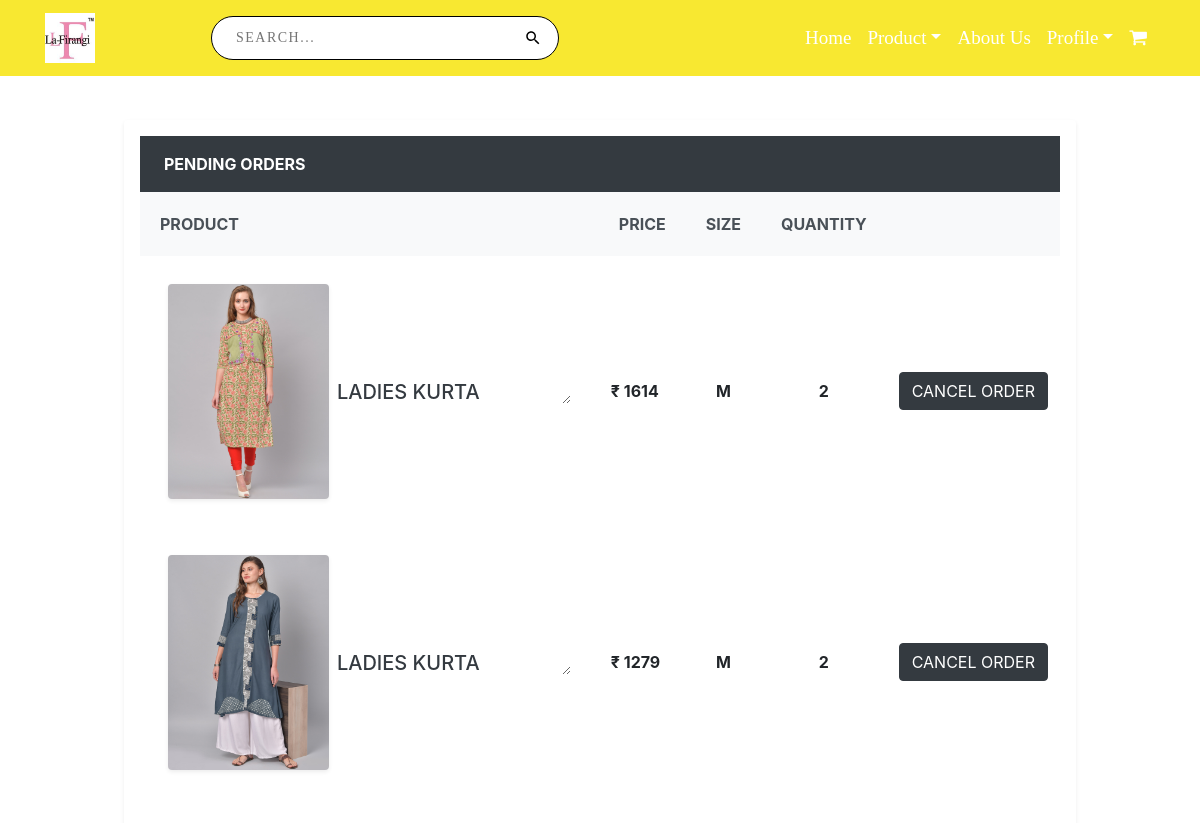
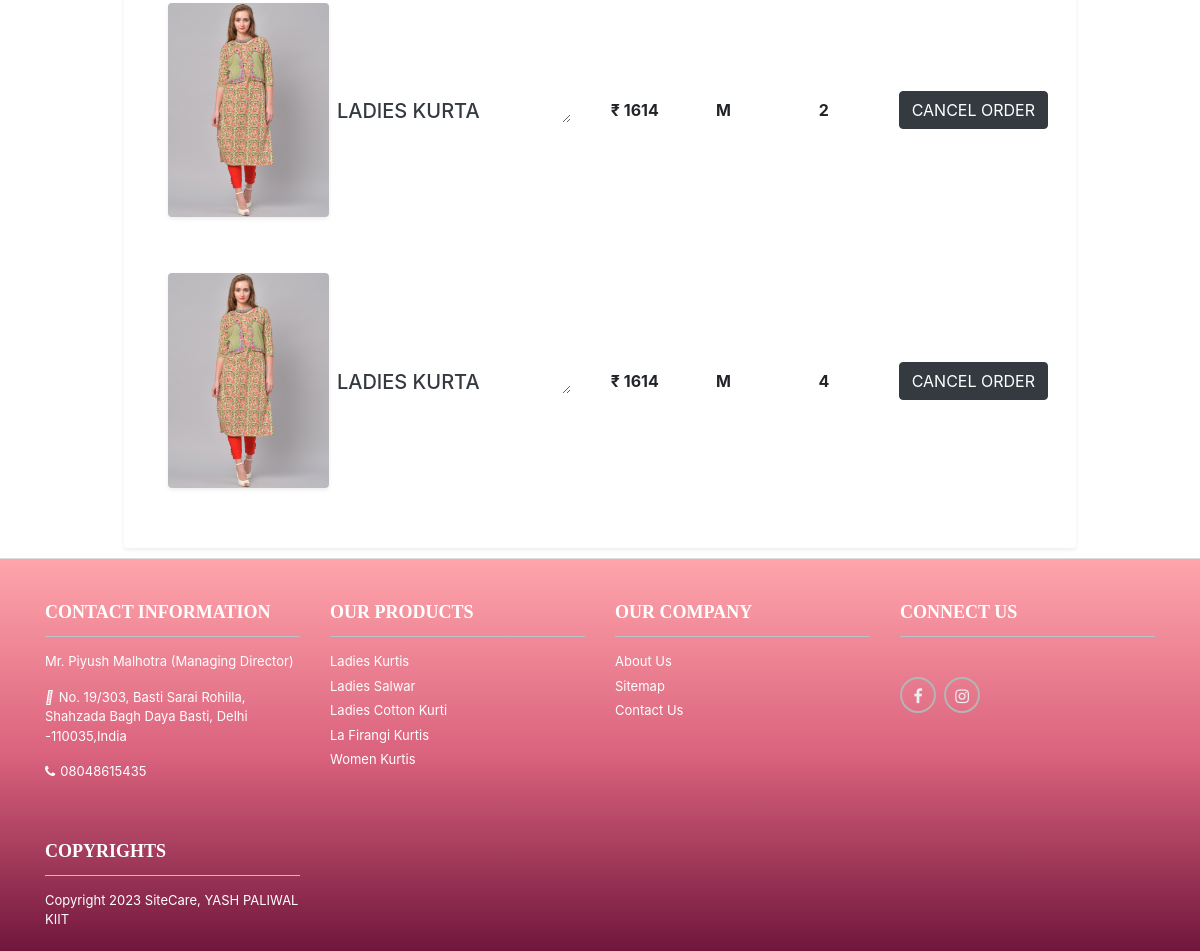
Page /pastorder/ (signed in) on the committed database (2 pictures, top to bottom).
### vendor/models.py (models this page shows, shortened)
class Order(models.Model):
    orderid =  models.AutoField
    ordernumber = models.IntegerField()
    order_user=models.ForeignKey(User,on_delete=models.CASCADE,default=None)
    order_product=models.ForeignKey(Product,on_delete=models.CASCADE,default=None)
    count=models.IntegerField(default=1)
    order_address=models.ForeignKey(Checkout,on_delete=models.CASCADE,default=None)

class Product(models.Model):
    id = models.CharField(max_length=30,primary_key=True)
    pid = models.CharField(max_length=30)
    brand = models.CharField(max_length=30,default=None)
    cat = models.ForeignKey(Category,on_delete=models.CASCADE,default=None)
    name = models.CharField(max_length=100)
    description = models.TextField()
    basicPrice = models.IntegerField()
    discount = models.IntegerField()
    price = models.IntegerField()
    size = models.ForeignKey(Size,on_delete=models.CASCADE,default=None)
    img1 = models.ImageField(upload_to='images')
    img2 = models.ImageField(upload_to='images',default=None)
    date = models.DateTimeField(auto_now_add=True)
    update = models.DateTimeField(auto_now=True)

class Size(models.Model):
    sid = models.AutoField
    sname = models.CharField(max_length=5)
    def __str__(self):
        return self.sname

### vendor/views.py (the view, shortened to what this page needs)
# urls.py: path('pastorder/',views.PastOrders),
@login_required(login_url='/register/')
def PastOrders(request):
    cat = Category.objects.all()
    siz = Size.objects.all()
    data=Order.objects.filter(order_user=request.user)
    cdata=CancelOrder.objects.filter(order_user=request.user)
    datacount = cdata.count()
    return render(request,"placedorder.html",{"Data":data,"CData":cdata,"datacount":datacount})

### templates/placedorder.html (shortened to what this page needs)
{% extends 'index.html' %}
{% load static %}
{% block body %}
        <div class="container-fluid">
        <div class="row">
            <div class="container-fluid">
                <div class="row">
                    <div class="  col-sm-12 col-lg-10 offset-1 bg-white bg-light px-4 text-uppercase">
                        <div class="p-3 bg-white rounded shadow-sm">
                            <div class="bg-dark text-white px-4 py-3 text-uppercase font-weight-bold">Pending Orders
                            </div>
                            <div class="table-responsive">
                                <table class="table">
                                    <thead class="thead-light">
                                    <tr>
                                        <th scope="col" class="border-0 bg-light">
                                            <div class="p-2 px-1 text-uppercase">Product</div>
                                        </th>
                                        <th scope="col" class="border-0 bg-light">
                                            <div class="p-2 px-1 text-uppercase">Price</div>
                                        </th>
                                        <th scope="col" class="border-0 bg-light">
                                            <div class="p-2 px-1 text-uppercase">Size</div>
                                        </th>
                                        <th scope="col" class="border-0 bg-light">
                                            <div class="p-2 px-1 text-uppercase">Quantity</div>
                                        </th>
                                        <th scope="col" class="border-0 bg-light">
                                            <div class="p-2 px-1 text-uppercase">&nbsp;</div>
                                        </th>
                                    </tr>
                                    </thead>
                                    <tbody class="checkout-address" style="font-weight: 500">
                                    {% for i in Data %}
                                        <tr>
                                            <th scope="row" class="border-0">
                                                <div class="p-3">
                                                    <img src="{{ i.order_product.img1.url }}"
                                                         alt="{{ i.id }}" width="70" class="img-fluid rounded shadow-sm">
                                                    <div class="ml-1 d-inline-block align-middle"
                                                         style="width: 58%; white-space: nowrap;overflow : hidden;text-overflow: ellipsis;resize: horizontal">
                                                        <h5 class="mb-0"><a href="#"
                                                                            class="text-dark d-inline-block align-middle"
                                                        >
                                                            {{ i.order_product.name }}</a></h5>
                                                    </div>
                                                </div>
                                            </th>
                                            <td class="border-0 align-middle">
                                                <strong>
                                                    &#8377; {{ i.order_product.price }}
                                                </strong>
                                            </td>
                                            <td class="border-0 align-middle" style="text-align: center">
                                                <strong>
                                                    {{ i.order_product.size }}
                                                </strong>
                                            </td>
                                            <td class="border-0 align-middle" style="text-align: center">
                                                <strong>
                                                    {{ i.count }}
                                                </strong>
                                            </td>
                                            <td class="border-0 align-middle">
                                                <strong>
                                                    <a class="btn btn-dark" href="/cancelorder/{{ i.ordernumber }}/" style="white-space: nowrap">Cancel Order</a>
                                                </strong>
                                            </td>
                                        </tr>
                                    {% endfor %}
                                    </tbody>
                                </table>
                            </div>
                        </div>
                    </div>
                </div>
            </div>
        </div>
    </div>
{% endblock %}

### rows in the picture
Order: order_product.img1 (picture), order_product.name "LADIES KURTA", order_product.price "1614", order_product.size "M", count "2"
Order: order_product.img1 (picture), order_product.name "LADIES KURTA", order_product.price "1279", order_product.size "M", count "2"
Order: order_product.img1 (picture), order_product.name "LADIES KURTA", order_product.price "1614", order_product.size "M", count "2"
Order: order_product.img1 (picture), order_product.name "LADIES KURTA", order_product.price "1614", order_product.size "M", count "4"
